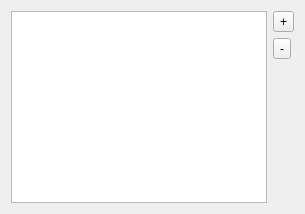
                          <widget class="QWidget" name="sampleExactCompositionTab">
                           <attribute name="title">
                            <string>Exact Composition</string>
                           </attribute>
                           <layout class="QVBoxLayout" name="verticalLayout_52">
                            <item>
                             <layout class="QHBoxLayout" name="horizontalLayout_16">
                              <item>
                               <widget class="CompositionTable" name="sampleCompositionTable">
                                <property name="horizontalScrollBarPolicy">
                                 <enum>Qt::ScrollBarAlwaysOff</enum>
                                </property>
                                <property name="selectionBehavior">
                                 <enum>QAbstractItemView::SelectRows</enum>
                                </property>
                                <attribute name="horizontalHeaderDefaultSectionSize">
                                 <number>67</number>
                                </attribute>
                               </widget>
                              </item>
                              <item>
                               <layout class="QVBoxLayout" name="verticalLayout_27">
                                <item>
                                 <widget class="QToolButton" name="insertSampleElementButton">
                                  <property name="maximumSize">
                                   <size>
                                    <width>16777215</width>
                                    <height>16777215</height>
                                   </size>
                                  </property>
                                  <property name="text">
                                   <string>+</string>
                                  </property>
                                  <property name="icon">
                                   <iconset resource="../resources/resources.qrc">
                                    <normaloff>:/icons/plus.png</normaloff>:/icons/plus.png</iconset>
                                  </property>
                                 </widget>
                                </item>
                                <item>
                                 <widget class="QToolButton" name="removeSampleElementButton">
                                  <property name="maximumSize">
                                   <size>
                                    <width>16777215</width>
                                    <height>16777215</height>
                                   </size>
                                  </property>
                                  <property name="text">
                                   <string>-</string>
                                  </property>
                                  <property name="icon">
                                   <iconset resource="../resources/resources.qrc">
                                    <normaloff>:/icons/minus.png</normaloff>:/icons/minus.png</iconset>
                                  </property>
                                 </widget>
                                </item>
                                <item>
                                 <spacer name="verticalSpacer_11">
                                  <property name="orientation">
                                   <enum>Qt::Vertical</enum>
                                  </property>
                                  <property name="sizeHint" stdset="0">
                                   <size>
                                    <width>20</width>
                                    <height>40</height>
                                   </size>
                                  </property>
                                 </spacer>
                                </item>
                               </layout>
                              </item>
                             </layout>
                            </item>
                           </layout>
                          </widget>
